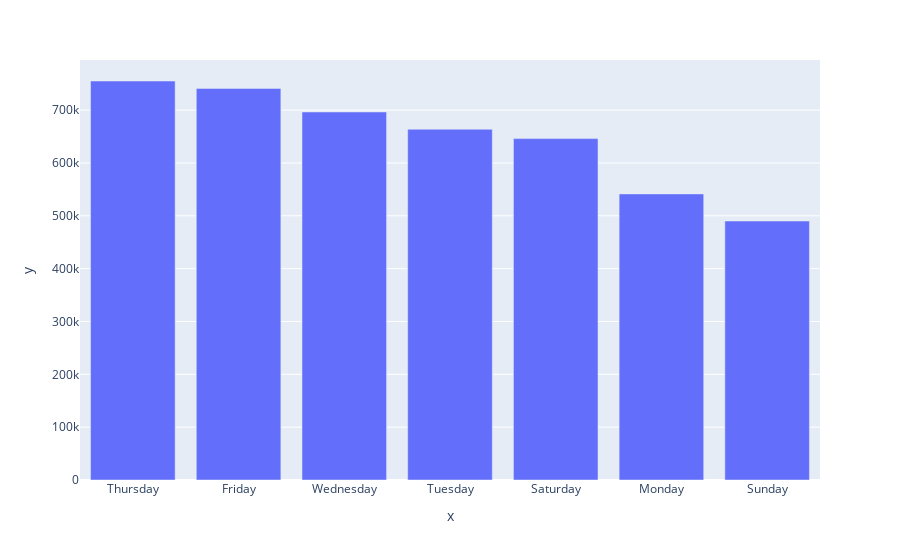

Here is the notebook cell this chart was saved with:
### Code cell
px.bar(x =df["weekday"].value_counts().index,
       y =df["weekday"].value_counts().values)

### Figure 1 — Plotly figure (JSON) as saved in the notebook; plotly's stock layout.template omitted (floating-point values rounded to 4 significant figures)
{"data": [{"alignmentgroup": "True", "hovertemplate": "x=%{x}<br>y=%{y}<extra></extra>", "legendgroup": "", "marker": {"color": "#636efa", "pattern": {"shape": ""}}, "name": "", "offsetgroup": "", "orientation": "v", "showlegend": false, "textposition": "auto", "type": "bar", "x": ["Thursday", "Friday", "Wednesday", "Tuesday", "Saturday", "Monday", "Sunday"], "xaxis": "x", "y": [755145, 741139, 696488, 663789, 646114, 541472, 490180], "yaxis": "y"}], "layout": {"barmode": "relative", "legend": {"tracegroupgap": 0}, "margin": {"t": 60}, "xaxis": {"anchor": "y", "domain": [0, 1], "title": {"text": "x"}}, "yaxis": {"anchor": "x", "domain": [0, 1], "title": {"text": "y"}}}}
